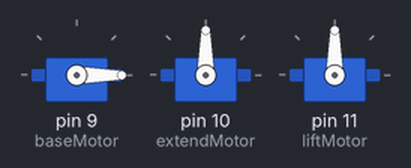
This sketch was run on a simulated Arduino Uno, built with avr-gcc and run on an emulated ATmega328P. On the bench: 3 × servo.

Above: at 0.05 s.
At 1.75 s:
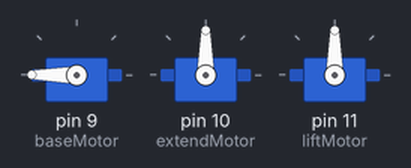
At 3.5 s:
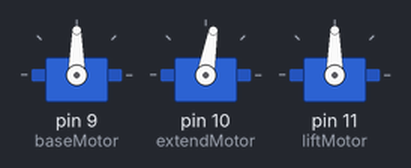
At 5.25 s:
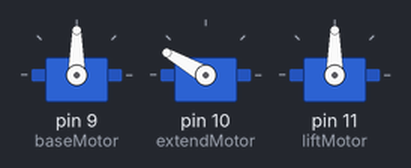
At 7.0 s:
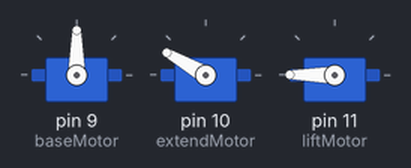
Timing chart, 0 to 9.1 s (numbered marks = the images above):
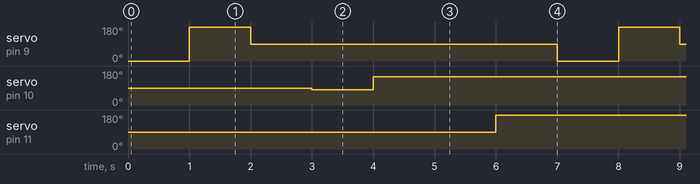

Measured:
- by itself, servo on pin 9 (baseMotor): repeats every 7.0 s: 90° 5.0 s, 0° 1.0 s, 180° 1.0 s
- by itself, servo on pin 10 (extendMotor): alternates 150° for 6.0 s and 80° for 1.0 s
- by itself, servo on pin 11 (liftMotor): alternates 180° for 6.0 s and 90° for 1.0 s

The sketch:

S2E8-softlimits-base-extend-lift.ino
```cpp
#include <Servo.h>

/*
Challenge #1: Create soft limits for all three motors
Challenge #2: Create program to cycle through all the min and max positions
Challenge #3: Add the mid positions using the math formulas and program the kick to happen at the middle of the base motor.
Challenge #4: Modify program so that the motion only happens if you press a button (4-pin button).
*/

Servo baseMotor;
Servo extendMotor;
Servo liftMotor;

//- soft limits for motors
int baseMotorMin = 0;
int baseMotorMax = 180;
int baseMotorMid = (baseMotorMax - baseMotorMin) / 2;

int extendMotorMax = 150;
int extendMotorMin = 80;
int extendMotorMid = (extendMotorMax - extendMotorMin) / 2;

int liftMotorMax = 180;
int liftMotorMin = 90;
int liftMotorMid = (liftMotorMax - liftMotorMin) / 2;


void setup() {
  baseMotor.attach(9);
  extendMotor.attach(10);
  liftMotor.attach(11);
}

void loop() {
  baseMotor.write(baseMotorMin);
  delay(1000);
  baseMotor.write(baseMotorMax);
  delay(1000);
  baseMotor.write(baseMotorMid);
  delay(1000);

  extendMotor.write(extendMotorMin);
  delay(1000);
  extendMotor.write(extendMotorMax);
  delay(1000);

  liftMotor.write(liftMotorMin);
  delay(1000);
  liftMotor.write(liftMotorMax);
  delay(1000);


}
```
